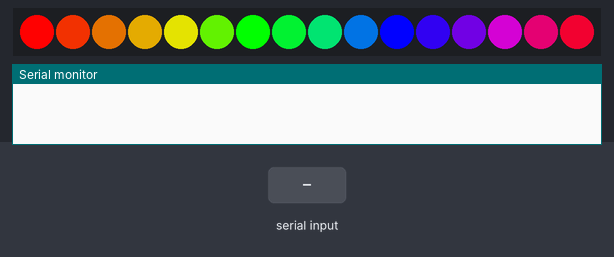
The sketch below on a simulated Arduino Uno, built with avr-gcc and run on an emulated ATmega328P. Parts: 16 RGB LEDs in strip order, left to right, the last lines printed to the serial monitor. The inputs (shaded band) are chosen by the test bench. Dim RGB values are drawn brighter than linear; random numbers use the default seed unless the sketch sets one.

Above: at 0.1 s.
At 4.3 s:
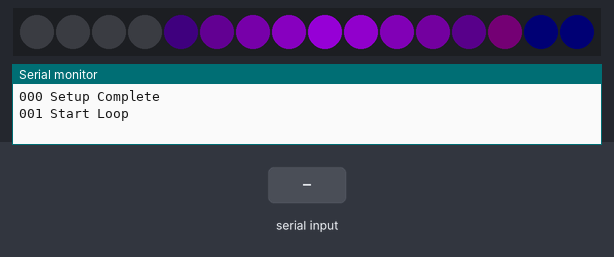
4.4 s: "90,45,200\n" received over Serial
At 4.79 s:
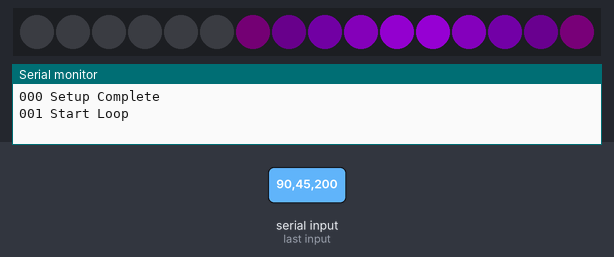

The sketch:

ArduinoSerialLamp.ino
```cpp
#include "FastLED.h"
#include "SerialCommand.h"

#define NUM_LEDS 16
#define LEDS_DATA_PIN A0
#define RANDOMSEED_PIN A5

SerialCommand SCmd;


byte mode = 0;
byte anim = 0;

CRGB leds[NUM_LEDS];

void setup() {
  Serial.begin(9600); // a slow baudrate may slow down animations if printing from within the animation loop.

  // set up serial commands callbacks
  SCmd.addCommand("mode",cmd_mode);
  SCmd.addCommand("anim",cmd_anim);
  SCmd.addCommand("fadeb", cmd_anim_fade_blink);
  SCmd.addDefaultHandler(cmd_unknown);
  SCmd.setEOL('\n');

  // initialize random
  randomSeed(analogRead(RANDOMSEED_PIN));

  FastLED.addLeds<NEOPIXEL, LEDS_DATA_PIN, GRB>(leds, NUM_LEDS);

  fill_rainbow(&(leds[0]), 16, 0, 16);
  FastLED.show();
  delay(400);
  fade_all_to_black(10);
  Serial.println("000 Setup Complete");
}

void loop() {
  // Read Serial Com
  SCmd.readSerial();

  Serial.println("001 Start Loop");

  // if mode is 0, then pick a random animation
  if(mode == 0)
    anim = random(1,3);
  if(mode == 1)
    anim = 0;

  switch(anim)
  {

  case 0:
  default:
    delay(500);
    break;

  case 1:
    anim_wave(5, 60, 4);
    break;

  case 2:
    anim_all_rainbow(300, 20);
    break;

  case 3:
    anim_fade_blink(CHSV(144, 255, 1), 5);
    break;
  }

  if(anim > 0)
    fade_all_to_black(20);

  Serial.println("002 End Loop");
}

void cmd_unknown()
{
  Serial.println("404 Not Found");
}

void cmd_mode()
{
  char *arg;
  arg = SCmd.next();
  if(arg != NULL)
  {
    mode = atoi(arg);
    Serial.print("200 Mode set to: ");
    Serial.println(mode);
  }
}

void cmd_anim()
{
  char *arg;
  arg = SCmd.next();
  if(arg != NULL)
  {
    mode = 2;
    anim = atoi(arg);
    Serial.print("200 Anim set to: ");
    Serial.println(anim);
  }
}
```

animations.ino
```cpp
// halfwidth must be an odd number
void anim_wave(int halfwidth, int steps, int stepdelay) {
  int current = halfwidth;
  uint8_t hue = 200;
  uint8_t saturation = 255;
  uint8_t values[NUM_LEDS];
  uint32_t currentvalue = 0, tmpvalue = 0;

  for(int i = 0; i < NUM_LEDS; i++)
    values[i] = 1;

  // set up initial layout
  FastLED.clear();
  for(int i = 1; i <= halfwidth; i++)
  {
    values[current+i] = 255*(halfwidth-i)/halfwidth;
    values[current-i] = 255*(halfwidth-i)/halfwidth;
  }
  values[current] = 255;

  // show our initial set up
  for(int i = 0; i < NUM_LEDS; i++)
    leds[i] = CHSV(hue, saturation, values[i]);
  FastLED.show();

  // go to next led and start the loop
  current++;
  while(current < steps)
  {
    //Serial.print("Current: ");
    //Serial.println(current);
    while(values[current%NUM_LEDS] < 255) // wait till current value is at 255
    {
      // make previous halfwidth darker
      for(int i = halfwidth; i >= 1; i--)
      {
        values[(current-i)%NUM_LEDS]--;
      }

      // make current and next halfwidth brighter
      for(int i = 0; i <= halfwidth-1; i++)
      {
        values[(current+i)%NUM_LEDS]++;
      }

      // Apply colors and show
      for(int i = 0; i < NUM_LEDS; i++)
        leds[i] = CHSV(hue, saturation, values[i]);
      FastLED.show();
      //Serial.println();
      delay(stepdelay);
    }

    current++;
  }
}

void anim_fade_blink(CHSV color, int stepdelay)
{
  for(int b = 1; b < 255; b++)
  {
    color.v = b;
    for(int i = 0; i < NUM_LEDS; i++)
    {
      leds[i] = color;
    }
    FastLED.show();
    delay(stepdelay);
  }

  boolean done = false;
  while(!done)
  {
    done = true; // set to true and see if we're done below
    for(int i = 0; i < NUM_LEDS; i++)
    {
      leds[i].fadeToBlackBy(1);
      if(leds[i])
        done = false;

    }
    FastLED.show();
    delay(stepdelay);
  }
}

void cmd_anim_fade_blink()
{
  char *h = SCmd.next();
  char *s = SCmd.next();
  char *stepdelay = SCmd.next();

  if(h != NULL && s != NULL && stepdelay != NULL)
  {
    anim_fade_blink(CHSV(atoi(h), atoi(s), 1), atoi(stepdelay));
    Serial.println("200 Fade Blink.");
  }
  else
  {
    Serial.println("400 Bad Request");
  }
}


void anim_all_rainbow(int steps, int stepdelay)
{
  CHSV start (0, 255, 255);
  while(steps-- > 0)
  {
    start.hue += 1;
    fill_solid(&leds[0], 16, start);
    FastLED.show();
    delay(stepdelay);
  }
}

void fade_all_to_black(int stepdelay)
{
  boolean done = false;
  while(!done)
  {
    done = true; // set to true and see if we're done below
    for(int i = 0; i < NUM_LEDS; i++)
    {
      leds[i].fadeToBlackBy(1);
      if(leds[i])
        done = false;

    }
    FastLED.show();
    delay(stepdelay);
  }
}
```
